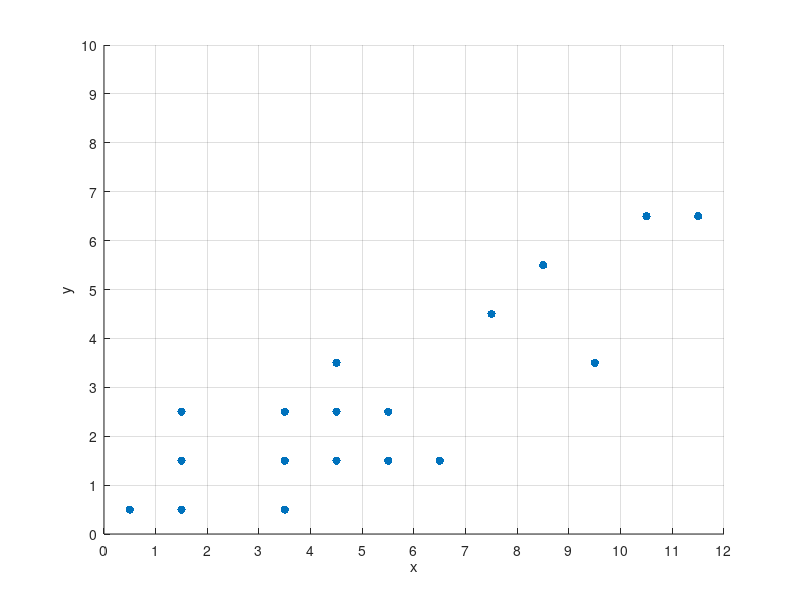

MATLAB code to generate this figure:
clc;
clear all;
close all;

% x = [1, 2 ,2 ,2 ,4 ,4 ,4 ,5 ,5 ,5 ,6 ,6 ,7 ,8 ,9 ,10 ,11 ,12]-0.5;
% y = [1 1 2 3 1 2 3 2 3 4 2 3 2 5 6 4 7 7]-0.5;

fileID = fopen('input.txt', 'r');
formatSpec = '%f %f';
sizeA = [2 inf];

A = fscanf(fileID,formatSpec,sizeA);
A = A';
[m,n] = size(A);
A = A-0.5;

figure;
scatter(A(:,1),A(:,2), 'filled');
xlabel('x');
ylabel('y');
tickValues = 0:1:12;
set(gca, 'XTick', tickValues);
set(gca, 'YTick', tickValues);
grid on;
axis([0 12 0 10]);